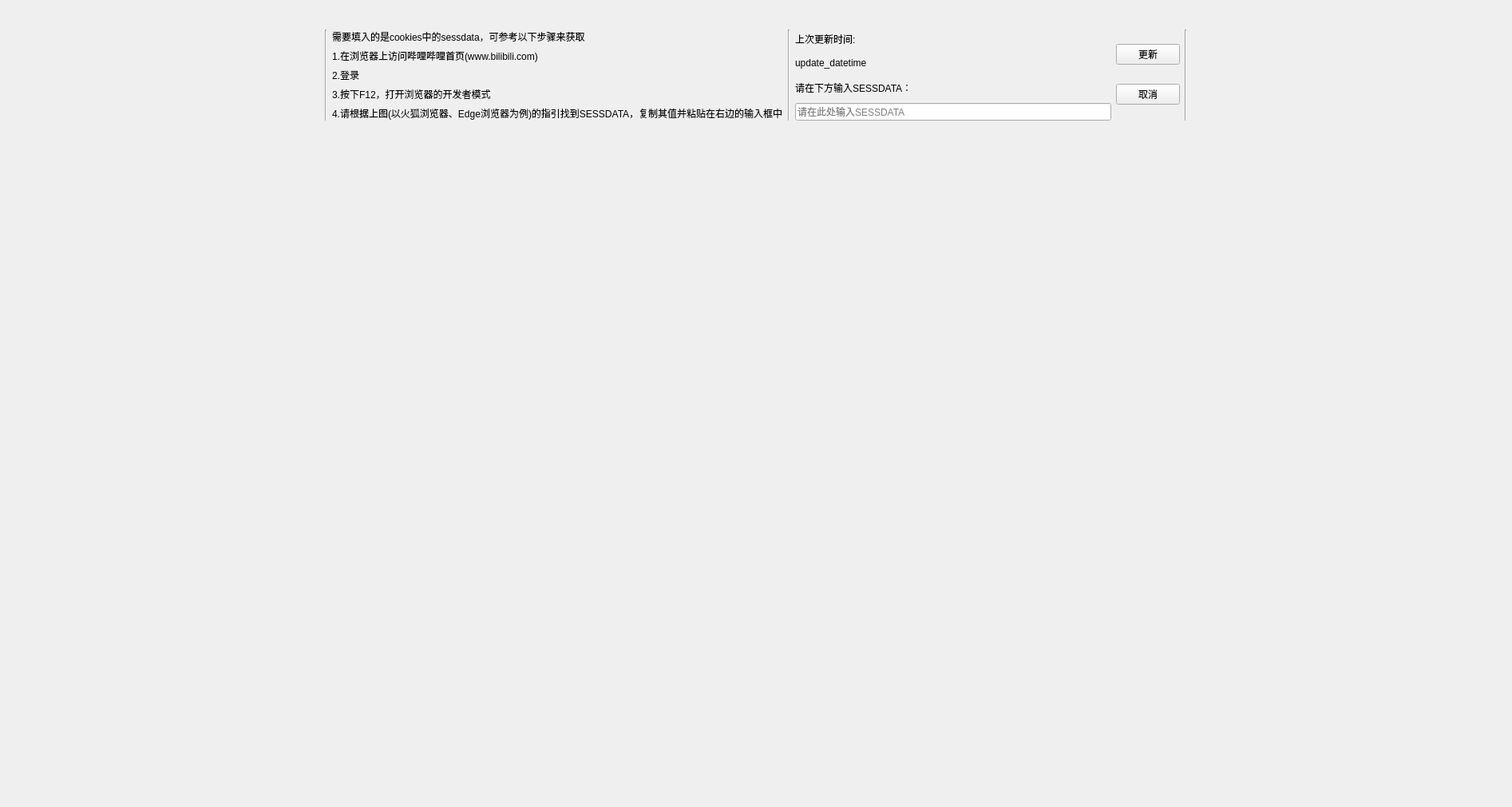
<?xml version="1.0" encoding="UTF-8"?>
<ui version="4.0">
 <class>cookie_ui</class>
 <widget class="QWidget" name="cookie_ui">
  <property name="windowModality">
   <enum>Qt::WindowModal</enum>
  </property>
  <property name="geometry">
   <rect>
    <x>0</x>
    <y>0</y>
    <width>1894</width>
    <height>1011</height>
   </rect>
  </property>
  <property name="windowTitle">
   <string>设置Cookie-SESSDATA</string>
  </property>
  <property name="windowIcon">
   <iconset>
    <normaloff>static/ico.png</normaloff>static/ico.png</iconset>
  </property>
  <layout class="QVBoxLayout" name="verticalLayout_6" stretch="0,0,1">
   <item>
    <layout class="QHBoxLayout" name="horizontalLayout_2" stretch="0,0,0,0">
     <item>
      <spacer name="horizontalSpacer_5">
       <property name="orientation">
        <enum>Qt::Horizontal</enum>
       </property>
       <property name="sizeHint" stdset="0">
        <size>
         <width>40</width>
         <height>20</height>
        </size>
       </property>
      </spacer>
     </item>
     <item>
      <widget class="QLabel" name="label_6">
       <property name="text">
        <string/>
       </property>
       <property name="pixmap">
        <pixmap>static/firefox_cookie_help.png</pixmap>
       </property>
       <property name="scaledContents">
        <bool>true</bool>
       </property>
      </widget>
     </item>
     <item>
      <widget class="QLabel" name="label_7">
       <property name="text">
        <string/>
       </property>
       <property name="pixmap">
        <pixmap>static/edge_cookie_help.png</pixmap>
       </property>
       <property name="scaledContents">
        <bool>true</bool>
       </property>
      </widget>
     </item>
     <item>
      <spacer name="horizontalSpacer_6">
       <property name="orientation">
        <enum>Qt::Horizontal</enum>
       </property>
       <property name="sizeHint" stdset="0">
        <size>
         <width>40</width>
         <height>20</height>
        </size>
       </property>
      </spacer>
     </item>
    </layout>
   </item>
   <item>
    <layout class="QHBoxLayout" name="horizontalLayout">
     <item>
      <spacer name="horizontalSpacer_7">
       <property name="orientation">
        <enum>Qt::Horizontal</enum>
       </property>
       <property name="sizeHint" stdset="0">
        <size>
         <width>40</width>
         <height>20</height>
        </size>
       </property>
      </spacer>
     </item>
     <item>
      <widget class="Line" name="line_3">
       <property name="orientation">
        <enum>Qt::Vertical</enum>
       </property>
      </widget>
     </item>
     <item>
      <layout class="QVBoxLayout" name="verticalLayout_2">
       <item>
        <widget class="QLabel" name="label_4">
         <property name="text">
          <string>需要填入的是cookies中的sessdata，可参考以下步骤来获取</string>
         </property>
        </widget>
       </item>
       <item>
        <widget class="QLabel" name="label">
         <property name="text">
          <string>1.在浏览器上访问哔哩哔哩首页(www.bilibili.com)</string>
         </property>
        </widget>
       </item>
       <item>
        <widget class="QLabel" name="label_2">
         <property name="text">
          <string>2.登录</string>
         </property>
        </widget>
       </item>
       <item>
        <widget class="QLabel" name="label_3">
         <property name="text">
          <string>3.按下F12，打开浏览器的开发者模式</string>
         </property>
        </widget>
       </item>
       <item>
        <widget class="QLabel" name="label_8">
         <property name="text">
          <string>4.请根据上图(以火狐浏览器、Edge浏览器为例)的指引找到SESSDATA，复制其值并粘贴在右边的输入框中</string>
         </property>
        </widget>
       </item>
      </layout>
     </item>
     <item>
      <widget class="Line" name="line">
       <property name="orientation">
        <enum>Qt::Vertical</enum>
       </property>
      </widget>
     </item>
     <item>
      <layout class="QVBoxLayout" name="verticalLayout_4">
       <item>
        <layout class="QVBoxLayout" name="verticalLayout">
         <item>
          <widget class="QLabel" name="label_5">
           <property name="text">
            <string>上次更新时间:</string>
           </property>
          </widget>
         </item>
         <item>
          <widget class="QLabel" name="update_datetime_text">
           <property name="text">
            <string>update_datetime</string>
           </property>
          </widget>
         </item>
        </layout>
       </item>
       <item>
        <layout class="QVBoxLayout" name="verticalLayout_3">
         <item>
          <widget class="QLabel" name="label_9">
           <property name="text">
            <string>请在下方输入SESSDATA：</string>
           </property>
          </widget>
         </item>
         <item>
          <widget class="QLineEdit" name="SESSDATA_INPUT">
           <property name="placeholderText">
            <string>请在此处输入SESSDATA</string>
           </property>
          </widget>
         </item>
        </layout>
       </item>
      </layout>
     </item>
     <item>
      <layout class="QVBoxLayout" name="verticalLayout_5">
       <item>
        <widget class="QPushButton" name="update_button">
         <property name="text">
          <string>更新</string>
         </property>
        </widget>
       </item>
       <item>
        <widget class="QPushButton" name="cancel_button">
         <property name="text">
          <string>取消</string>
         </property>
        </widget>
       </item>
      </layout>
     </item>
     <item>
      <widget class="Line" name="line_2">
       <property name="orientation">
        <enum>Qt::Vertical</enum>
       </property>
      </widget>
     </item>
     <item>
      <spacer name="horizontalSpacer_4">
       <property name="orientation">
        <enum>Qt::Horizontal</enum>
       </property>
       <property name="sizeHint" stdset="0">
        <size>
         <width>40</width>
         <height>20</height>
        </size>
       </property>
      </spacer>
     </item>
    </layout>
   </item>
   <item>
    <spacer name="verticalSpacer_2">
     <property name="orientation">
      <enum>Qt::Vertical</enum>
     </property>
     <property name="sizeHint" stdset="0">
      <size>
       <width>20</width>
       <height>40</height>
      </size>
     </property>
    </spacer>
   </item>
  </layout>
 </widget>
 <resources/>
 <connections/>
</ui>
